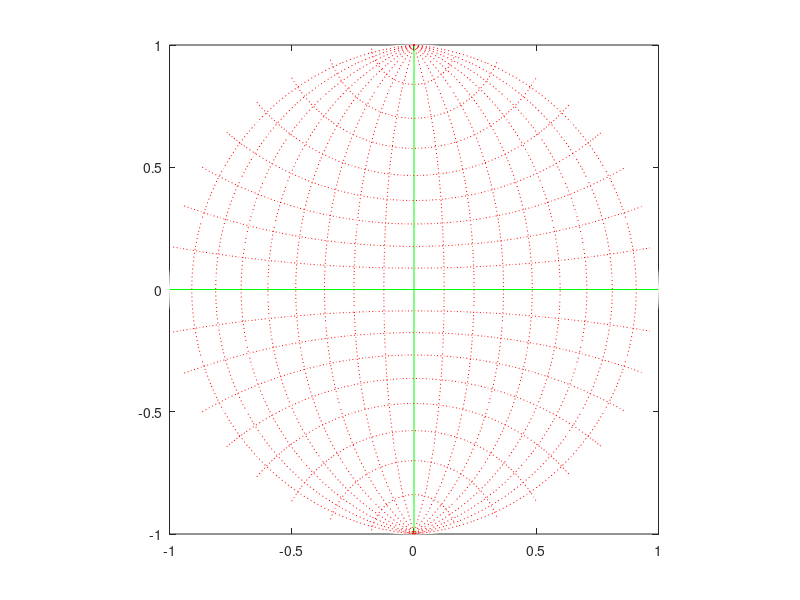

Recreate this plot in MATLAB.
% schmidt -- Script for plotting a Schmidt net
% to plot points, first calculate theta = pi*(90-azimuth)/180
% then rho = sqrt(2)*sin(pi*(90-dip)/360), and finally the components
% xp = rho*cos(theta) and yp = rho*cos(theta)
% or use snetplot to plot from a file

%modified by M. Roy, April 2006 (comment line 9)

%clear; help schmidt;
N = 50;
cx = cos(0:pi/N:2*pi);                           % points on circle
cy = sin(0:pi/N:2*pi);
xh = [-1 1];                                     % horizontal axis
yh = [0 0];
xv = [0 0];                                      % vertical axis
yv = [-1 1];
axis([-1 1 -1 1]);
axis('square');
plot(xh,yh,'-g',xv,yv,'-g');                     %plot green axes
%axis off;                                       % Commented out to work with
                                                 % Octave.
hold on;
plot(cx,cy,'-w');                                %plot white circle
psi = [0:pi/N:pi];
for i = 1:8                                      %plot great circles
   rdip = i*(pi/18);                             %at 10 deg intervals
   radip = atan(tan(rdip)*sin(psi));
   rproj = sqrt(2)*sin((pi/2 - radip)/2);
   x1 = rproj .* sin(psi);
   x2 = rproj .* (-sin(psi));
   y = rproj .* cos(psi);
   plot(x1,y,':r',x2,y,':r');
end
for i = 1:8                                     %plot small circles
   alpha = i*(pi/18);
   xlim = sin(alpha);
   ylim = cos(alpha);
   x = [-xlim:0.01:xlim];
   d = 1/cos(alpha);
   rd = d*sin(alpha); 				
   y0 = sqrt(rd*rd - (x .* x));
   y1 = d - y0;
   y2 = - d + y0;
   plot(x,y1,':r',x,y2,':r');
end
axis('square');
